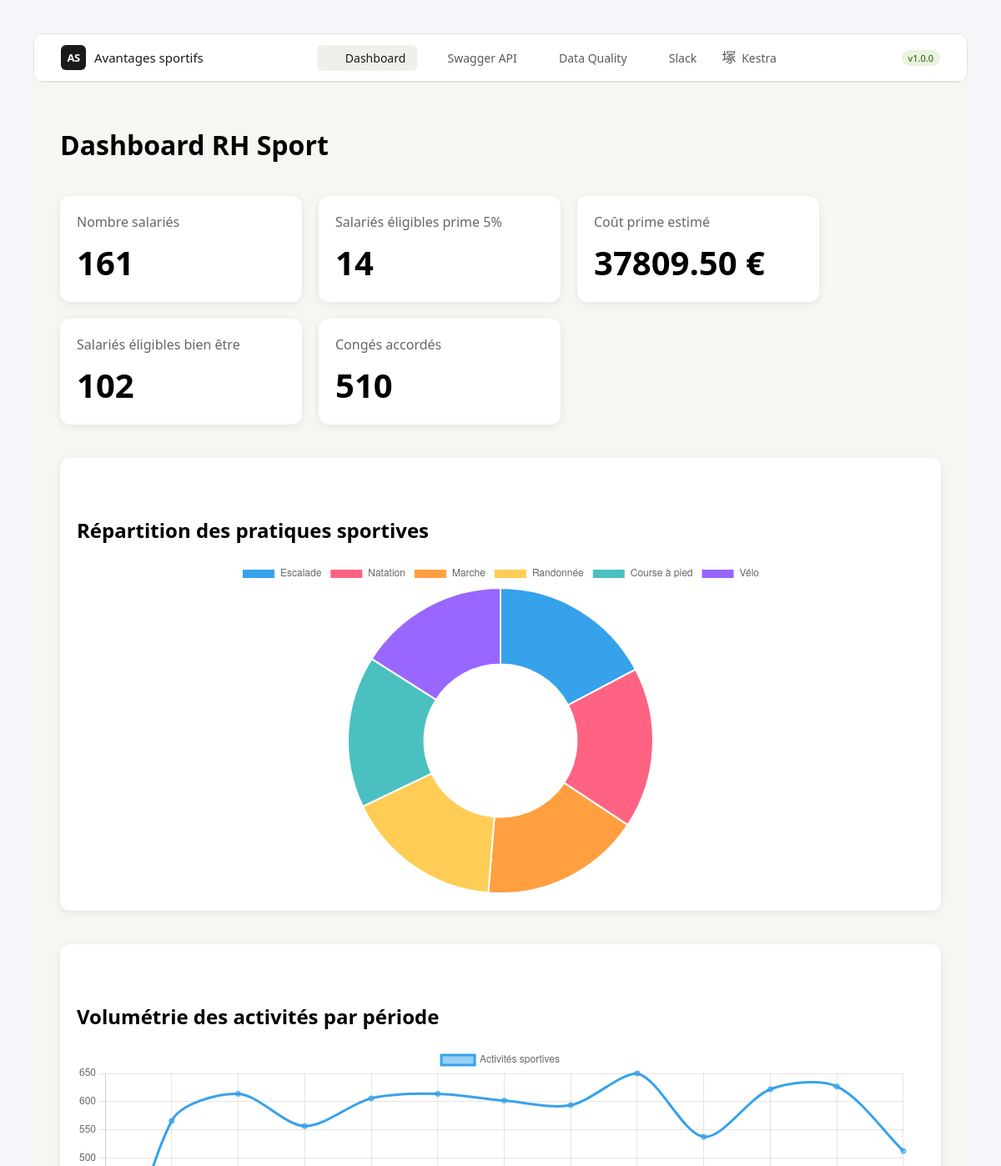
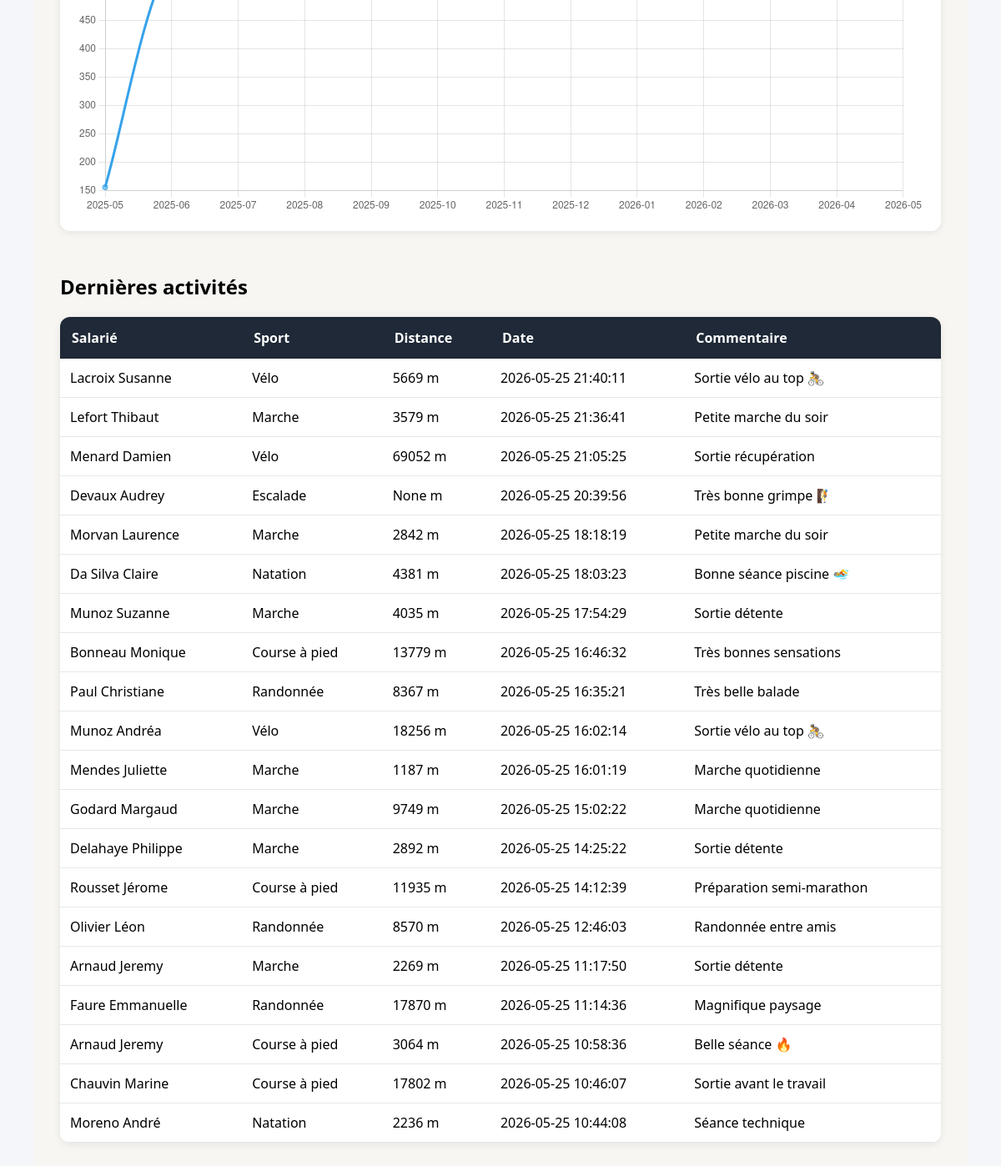
The page / on the database its author committed (2 pictures, top to bottom).
### tables this page shows
CREATE TABLE "employes" (
"id_salarie" INTEGER,
  "nom" TEXT,
  "prenom" TEXT,
  "date_de_naissance" TIMESTAMP,
  "bu" TEXT,
  "date_dembauche" TIMESTAMP,
  "salaire_brut" INTEGER,
  "type_de_contrat" TEXT,
  "nombre_de_jours_de_cp" INTEGER,
  "adresse_du_domicile" TEXT,
  "moyen_de_deplacement" TEXT
);

CREATE TABLE activites_sportives (
    id INTEGER PRIMARY KEY AUTOINCREMENT,
    id_salarie INTEGER NOT NULL,
    date_debut DATETIME NOT NULL,
    date_fin DATETIME NOT NULL,
    type_activite TEXT NOT NULL,
    distance_m INTEGER,
    temps_ecoule_s INTEGER,
    commentaire TEXT,
    source TEXT DEFAULT 'simulation_strava'
);

### app/main.py (the view)
@app.route("/")
def home():
    data = dashboardResource()
    return render_template(
        "dashboard/dashboard.html",
        nb_salaries =  data["nb_salaries"],
        nb_sportifs = data["nb_sportifs"],
        labels = data["labels"],
        values = data["values"],
        jours_bien_etre = data["jours_bien_etre"],
        couts = data["couts"],
        mois_labels = data["mois_labels"],
        mois_values = data["mois_values"],
        salaries_bien_etre = data["salaries_bien_etre"],
        dernieres_activites = data["dernieres_activites"]
    )

### app/repositories/sqlite_repository.py (called while the page is built)
def get_connection():
    conn = sqlite3.connect(DB_PATH)
    conn.row_factory = sqlite3.Row
    return conn

### app/templates/dashboard/dashboard.html (shortened to what this page needs)
{% extends "base/base.html" %}
{% block content %}
    <h1>Dashboard RH Sport</h1>
    <div class="kpi-container">
        <div class="kpi-card">
            <div class="kpi-title">
                Nombre salariés
            </div>
            <div class="kpi-value">
                {{ nb_salaries }}
            </div>
        </div>
        <div class="kpi-card">
            <div class="kpi-title">
                Salariés éligibles prime 5%
            </div>
            <div class="kpi-value">
                {{ nb_sportifs }}
            </div>
        </div>
        <div class="kpi-card">
            <div class="kpi-title">
                Coût prime estimé
            </div>
            <div class="kpi-value">
                {{ "%.2f"|format(couts) }} €
            </div>
        </div>
        <div class="kpi-card">
            <div class="kpi-title">
                Salariés éligibles bien être
            </div>
            <div class="kpi-value">
                {{ salaries_bien_etre }}
            </div>
        </div>
        <div class="kpi-card">
            <div class="kpi-title">
                Congés accordés
            </div>
            <div class="kpi-value">
                {{ jours_bien_etre }}
            </div>
        </div>
    </div>
    <div class="chart-container">
        <h2>Répartition des pratiques sportives</h2>
        <canvas id="sportsChart"></canvas>
    </div>
    <div class="chart-container">
        <h2>Volumétrie des activités par période</h2>
        <canvas id="volumeChart"></canvas>
    </div>
    <script>
        const sportsCtx = document.getElementById(
            'sportsChart'
        );
        new Chart(sportsCtx, {
            type: 'doughnut',
            data: {
                labels: {{ labels | tojson }},
                datasets: [{
                    label: 'Sports',
                    data: {{ values | tojson }}
                }]
            }
        });
    </script>
    <script>
        const volumeCtx = document.getElementById(
            'volumeChart'
        );
        new Chart(volumeCtx, {
            type: 'line',
            data: {
                labels: {{ mois_labels | tojson }},
                datasets: [{
                    label: 'Activités sportives',
                    data: {{ mois_values | tojson }},
                    tension: 0.3
                }]
            }
        });
    </script>
    <h2>Dernières activités</h2>
    <table>
        <tr>
            <th>Salarié</th>
            <th>Sport</th>
            <th>Distance</th>
            <th>Date</th>
            <th>Commentaire</th>
        </tr>
        {% for activite in dernieres_activites %}
        <tr>
            <td>{{ activite.nom }} {{ activite.prenom }}</td>
            <td>{{ activite.type_activite }}</td>
            <td>{{ activite.distance_m }} m</td>
            <td>{{ activite.date_debut }}</td>
            <td>{{ activite.commentaire }}</td>
        </tr>
        {% endfor %}
    </table>
{% endblock %}

### app/templates/base/base.html (shortened to what this page needs)
<!DOCTYPE html>
<html lang="fr">
<head>
    <link rel="stylesheet" href="{{ url_for('static', filename='css/style.css') }}">
    <link rel="stylesheet" href="{{ url_for('static', filename='css/tabler-icons.min.css') }}">
</head>
<body id="top">
    <div style="background:#f7f6f2; border-radius:12px; overflow:hidden; border:0.5px solid #e2e1da;">
        <nav class="nb">
            <a class="nb-brand" href="#">
            <div class="nb-logo"><span>AS</span></div>
            <span class="nb-name">Avantages sportifs</span>
            </a>
            <div class="nb-nav">
            <a class="nb-link active" href="#">
                <i class="ti ti-layout-dashboard" aria-hidden="true"></i>
                Dashboard
            </a>
            <a class="nb-link" href="/swagger" target="_blank" rel="noopener noreferrer">
                <i class="ti ti-api" aria-hidden="true"></i>
                Swagger API
            </a>
            <a class="nb-link" href="{{ url_for('static', filename='gx_docs/index.html') }}" target="_blank" rel="noopener noreferrer">
                <i class="ti ti-shield-check" aria-hidden="true"></i>
                Data Quality
            </a>
            <a class="nb-link" href="https://app.slack.com/client/T0B9WP0DYKS/C0B9WP1KGQY" target="_blank" rel="noopener noreferrer">
                <i class="ti ti-brand-slack" aria-hidden="true"></i>
                Slack
            </a>
            <a class="nb-link" href="http://127.0.0.1:8080" target="_blank" rel="noopener noreferrer">
                <i class="ti ti-database-cog" aria-hidden="true"></i>
                Kestra
            </a>
            </div>
            <div class="nb-right">
            <span class="nb-badge">v1.0.0</span>
            </div>
        </nav>
    </div>
    <div class="page">
    {% block content %}{% endblock %}
    </div>
</body>
</html>

### app/static/css/style.css (style rules this page uses)
body { font-family: Arial; margin: 40px; background-color: #f4f6f9; }
h1 { margin-bottom: 40px; }
h2 { margin-top: 50px; margin-bottom: 20px; }
.kpi-container { display: flex; flex-wrap: wrap; gap: 20px; margin-bottom: 40px; }
.kpi-card { background: white; border-radius: 12px; padding: 20px; width: 250px; box-shadow: 0px 2px 10px rgba(0,0,0,0.08); }
.kpi-title { color: #666; font-size: 16px; margin-bottom: 10px; }
.kpi-value { font-size: 40px; font-weight: bold; }
.chart-container { background: white; border-radius: 12px; padding: 20px; margin-bottom: 40px; box-shadow: 0px 2px 10px rgba(0,0,0,0.08); }
canvas { max-height: 400px; }
table { width: 100%; border-collapse: collapse; background: white; border-radius: 12px; overflow: hidden; box-shadow: 0px 2px 10px rgba(0,0,0,0.08); }
th { background-color: #1f2937; color: white; padding: 14px; text-align: left; }
td { padding: 12px; border-bottom: 1px solid #e5e7eb; }
.nb { background:#fff; border-bottom:0.5px solid #e2e1da; display:flex; align-items:center; justify-content:space-between; padding:0 32px; height:56px; font-family:system-ui,sans-serif; }
.nb-brand { display:flex; align-items:center; gap:10px; text-decoration:none; }
.nb-logo { width:30px; height:30px; background:#1a1a1a; border-radius:6px; display:flex; align-items:center; justify-content:center; }
.nb-logo span { color:#fff; font-size:13px; font-weight:600; letter-spacing:-.5px; }
.nb-name { font-size:15px; font-weight:500; color:#1a1a1a; }
.nb-nav { display:flex; align-items:center; gap:2px; }
.nb-link { display:flex; align-items:center; gap:7px; padding:6px 14px; border-radius:6px; text-decoration:none; font-size:14px; color:#5a5a5a; transition:background .15s, color .15s; border:none; background:none; cursor:pointer; }
.nb-link.active { background:#f0efea; color:#1a1a1a; font-weight:500; }
.nb-link i { font-size:17px; }
.nb-right { display:flex; align-items:center; gap:8px; }
.nb-badge { font-size:11px; padding:2px 8px; border-radius:20px; background:#eaf3de; color:#27500a; font-weight:500; }
.page { background:#f7f6f2; min-height:320px; padding:32px; font-family:system-ui,sans-serif; }

### rows shown on the page
employes: nom "Lacroix", prenom "Susanne", type_activite "Vélo", distance_m "5669", date_debut "2026-05-25 21:40:11", commentaire "Sortie vélo au top 🚴"
activites_sportives: nom "Lefort", prenom "Thibaut", type_activite "Marche", distance_m "3579", date_debut "2026-05-25 21:36:41", commentaire "Petite marche du soir"
employes: nom "Menard", prenom "Damien", type_activite "Vélo", distance_m "69052", date_debut "2026-05-25 21:05:25", commentaire "Sortie récupération"
activites_sportives: nom "Devaux", prenom "Audrey", type_activite "Escalade", distance_m "None", date_debut "2026-05-25 20:39:56", commentaire "Très bonne grimpe 🧗"
employes: nom "Morvan", prenom "Laurence", type_activite "Marche", distance_m "2842", date_debut "2026-05-25 18:18:19", commentaire "Petite marche du soir"
employes: nom "Da Silva", prenom "Claire", type_activite "Natation", distance_m "4381", date_debut "2026-05-25 18:03:23", commentaire "Bonne séance piscine 🏊"
employes: nom "Munoz", prenom "Suzanne", type_activite "Marche", distance_m "4035", date_debut "2026-05-25 17:54:29", commentaire "Sortie détente"
activites_sportives: nom "Bonneau", prenom "Monique", type_activite "Course à pied", distance_m "13779", date_debut "2026-05-25 16:46:32", commentaire "Très bonnes sensations"
activites_sportives: nom "Paul", prenom "Christiane", type_activite "Randonnée", distance_m "8367", date_debut "2026-05-25 16:35:21", commentaire "Très belle balade"
activites_sportives: nom "Munoz", prenom "Andréa", type_activite "Vélo", distance_m "18256", date_debut "2026-05-25 16:02:14", commentaire "Sortie vélo au top 🚴"
activites_sportives: nom "Mendes", prenom "Juliette", type_activite "Marche", distance_m "1187", date_debut "2026-05-25 16:01:19", commentaire "Marche quotidienne"
employes: nom "Godard", prenom "Margaud", type_activite "Marche", distance_m "9749", date_debut "2026-05-25 15:02:22", commentaire "Marche quotidienne"
employes: nom "Delahaye", prenom "Philippe", type_activite "Marche", distance_m "2892", date_debut "2026-05-25 14:25:22", commentaire "Sortie détente"
activites_sportives: nom "Rousset", prenom "Jérome", type_activite "Course à pied", distance_m "11935", date_debut "2026-05-25 14:12:39", commentaire "Préparation semi-marathon"
activites_sportives: nom "Olivier", prenom "Léon", type_activite "Randonnée", distance_m "8570", date_debut "2026-05-25 12:46:03", commentaire "Randonnée entre amis"
activites_sportives: nom "Arnaud", prenom "Jeremy", type_activite "Marche", distance_m "2269", date_debut "2026-05-25 11:17:50", commentaire "Sortie détente"
employes: nom "Faure", prenom "Emmanuelle", type_activite "Randonnée", distance_m "17870", date_debut "2026-05-25 11:14:36", commentaire "Magnifique paysage"
activites_sportives: nom "Arnaud", prenom "Jeremy", type_activite "Course à pied", distance_m "3064", date_debut "2026-05-25 10:58:36", commentaire "Belle séance 🔥"
employes: nom "Chauvin", prenom "Marine", type_activite "Course à pied", distance_m "17802", date_debut "2026-05-25 10:46:07", commentaire "Sortie avant le travail"
employes: nom "Moreno", prenom "André", type_activite "Natation", distance_m "2236", date_debut "2026-05-25 10:44:08", commentaire "Séance technique"

### other values the page prints
{{ nb_salaries }} "161"
{{ nb_sportifs }} "14"
{{ "%.2f"|format(couts) }} "37809.50"
{{ salaries_bien_etre }} "102"
{{ jours_bien_etre }} "510"
chart data {{ values | tojson }} [1254, 1237, 1231, 1207, 1169, 1161]
chart data {{ mois_labels | tojson }} ["2025-05", "2025-06", "2025-07", "2025-08", "2025-09", "2025-10", "2025-11", "2025-12", "2026-01", "2026-02", "2026-03", "2026-04", "2026-05"]
chart data {{ mois_values | tojson }} [156, 566, 614, 557, 606, 614, 602, 594, 650, 538, 622, 627, 513]
